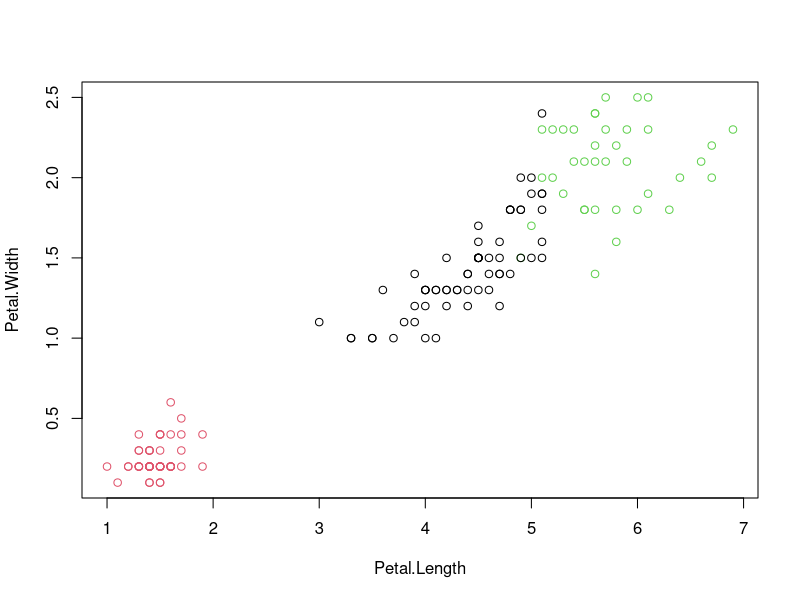
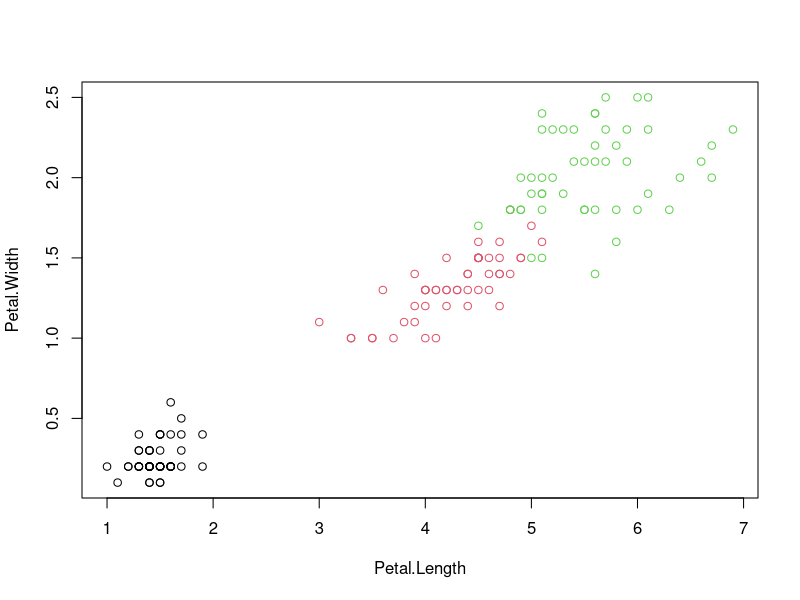

The R script that drew these images, in order:
# Simple K-means clustering for demo

#Load dataset
library(datasets)
iris.features <- iris

#Remove Species attribute
iris.features$Species <- NULL
View(iris.features)

#Check for NAs
table(is.na(iris.features))

#Run algorithm
iris.means <- kmeans(iris.features, 3)
iris.means
iris.means$centers

#Print Results
results <- table(iris$Species, iris.means$cluster)
results

#Plot results, and compare them to original iris species
plot(iris[c("Petal.Length", "Petal.Width")], col = iris.means$cluster)
plot(iris[c("Petal.Length", "Petal.Width")], col = iris$Species)
